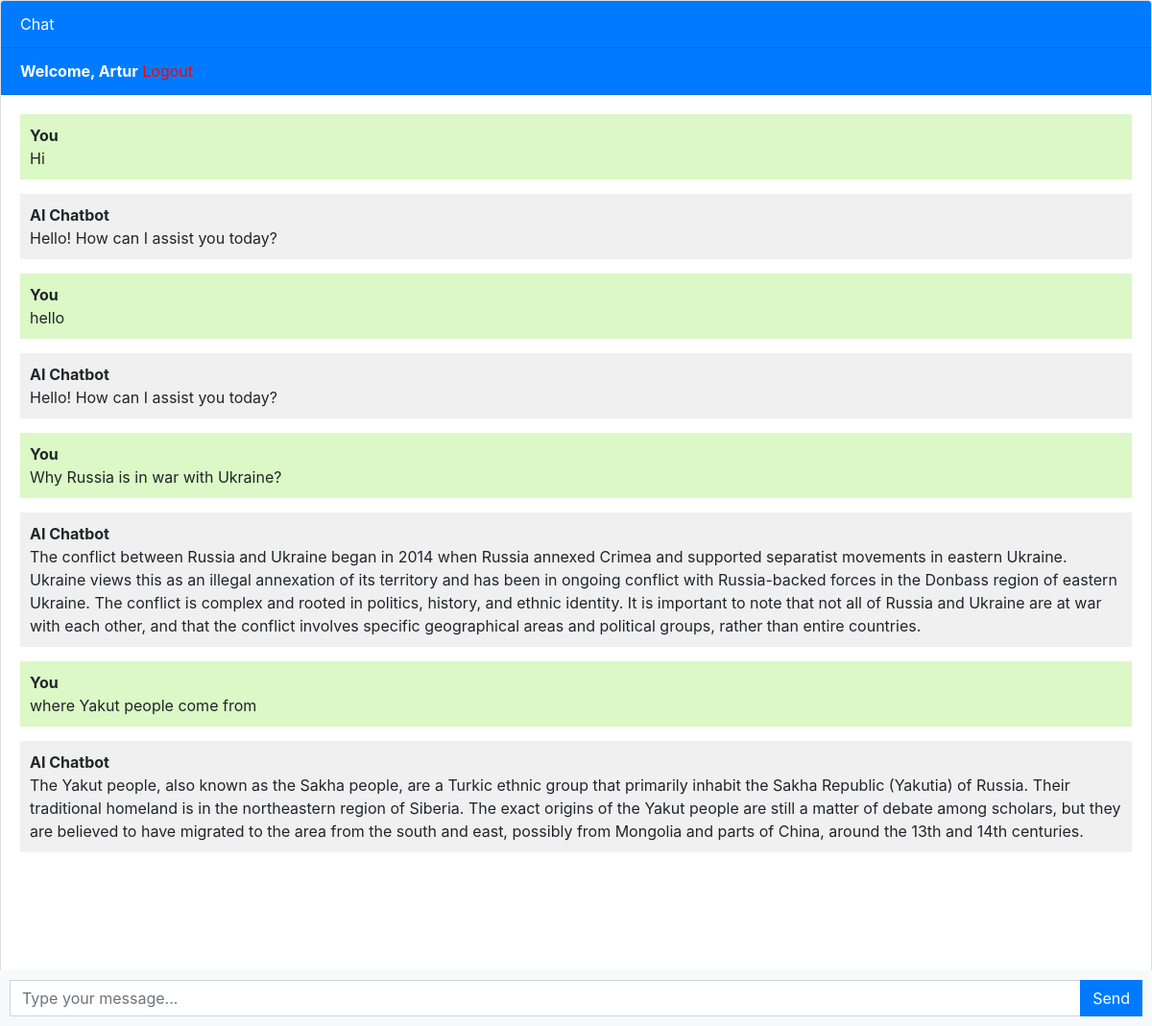
Screenshot of / (signed in) with the database file from the repository.
### chatbot/models.py (models this page shows, shortened)
class Chat(models.Model):
    user = models.ForeignKey(User, on_delete=models.CASCADE)
    message = models.TextField()
    response = models.TextField()
    created_at = models.DateTimeField(auto_now_add=True)

### chatbot/views.py (the view)
# urls.py: path('', views.chatbot, name='chatbot'),
def chatbot(request):
    chats = Chat.objects.filter(user=request.user)
    if request.method == 'POST':
        message = request.POST.get('message')
        response = ask_openai(message)
        chat = Chat(user=request.user, message=message, response=response, created_at=timezone.now())
        chat.save()
        return JsonResponse({'message': message, 'response': response})
    return render(request, 'chatbot.html', {'chats': chats})

### templates/chatbot.html (shortened to what this page needs)
{% extends 'base.html' %}
{% block content %}
<div class="chat-container">
  <div class="card flex-grow-1">
    <div class="card-header bg-primary text-white">Chat</div>
    {% if user.is_authenticated %}
    <div class="card-header bg-primary text-white"><b>Welcome, {{user.username}}</b>   <a style="color: red;" href="logout">Logout</a></div>
    {% else %}
    <div class="card-header bg-primary text-white"><a style="color: yellow" href="login">Login</a>   <a style="color: red;" href="register">Register</a></div>
    {% endif %}
    <div class="card-body messages-box">
      <ul class="list-unstyled messages-list">
        {% for chat in chats %}
          {% if chat.user == request.user %}
            <li class="message sent">
          <div class="message-text">
            <div class="message-sender">
              <b>You</b>
            </div>
            <div class="message-content">
              {{chat.message}}
            </div>
          </div>
        </li>
        <li class="message received">
          <div class="message-text">
            <div class="message-sender">
              <b>AI Chatbot</b>
            </div>
            <div class="message-content">
              {{chat.response}}
            </div>
          </div>
        </li>
          {% endif %}
        {% endfor %}
      </ul>
    </div>
    <br><br>
    <br><br>
    <br><br>
  </div>
  <form class="message-form">
    <div class="input-group">
      <input type="text" class="form-control message-input" placeholder="Type your message...">
      <div class="input-group-append">
        <button type="submit" class="btn btn-primary btn-send">Send</button>
      </div>
    </div>
  </form>
</div>
{% endblock %}

### templates/base.html (shortened to what this page needs)
<!DOCTYPE html>
<html lang="en">
  <head>
    <link rel="stylesheet" href="https://stackpath.bootstrapcdn.com/bootstrap/4.3.1/css/bootstrap.min.css">
  </head>
  <body>
    {% block content %}{% endblock %}
  </body>
</html>

### templates/chatbot.html (style rules this page uses)
body, html { height: 100%; }
.messages-box { flex: 1; overflow-y: auto; }
.messages-list { padding-left: 0; }
.message { margin-bottom: 15px; list-style: none; }
.message-text { padding: 10px; border-radius: 5px; }
.sent { background-color: #dcf8c6; align-self: flex-end; }
.received { background-color: #f1f0f0; align-self: flex-start; }
.message-form { display: flex; position: fixed; bottom: 0; left: 0; right: 0; padding: 10px; background-color: #f8f9fa; }
.message-input { flex: 1; border-radius: 0; border-right: none; }
.btn-send { border-radius: 0; }
.chat-container { height: 100%; display: flex; flex-direction: column; }

### rows the page displays
Chat: message "Hi", response "Hello! How can I assist you today?"
Chat: message "hello", response "Hello! How can I assist you today?"
Chat: message "Why Russia is in war with Ukraine?", response "The conflict between Russia and Ukraine began in 2014 when Russia annexed Crimea and supported separatist movements in eastern Ukraine. Ukraine views this as an illegal annexation of its territory and has been in ongoing conflict with Russia-backed forces in the Donbass region of eastern Ukraine. The conflict is complex and rooted in politics, history, and ethnic identity. It is important to note that not all of Russia and Ukraine are at war with each other, and that the conflict involves specific geographical areas and political groups, rather than entire countries."
Chat: message "where Yakut people come from", response "The Yakut people, also known as the Sakha people, are a Turkic ethnic group that primarily inhabit the Sakha Republic (Yakutia) of Russia. Their traditional homeland is in the northeastern region of Siberia. The exact origins of the Yakut people are still a matter of debate among scholars, but they are believed to have migrated to the area from the south and east, possibly from Mongolia and parts of China, around the 13th and 14th centuries."

### other values shown
{{ user.username }} "Artur"
